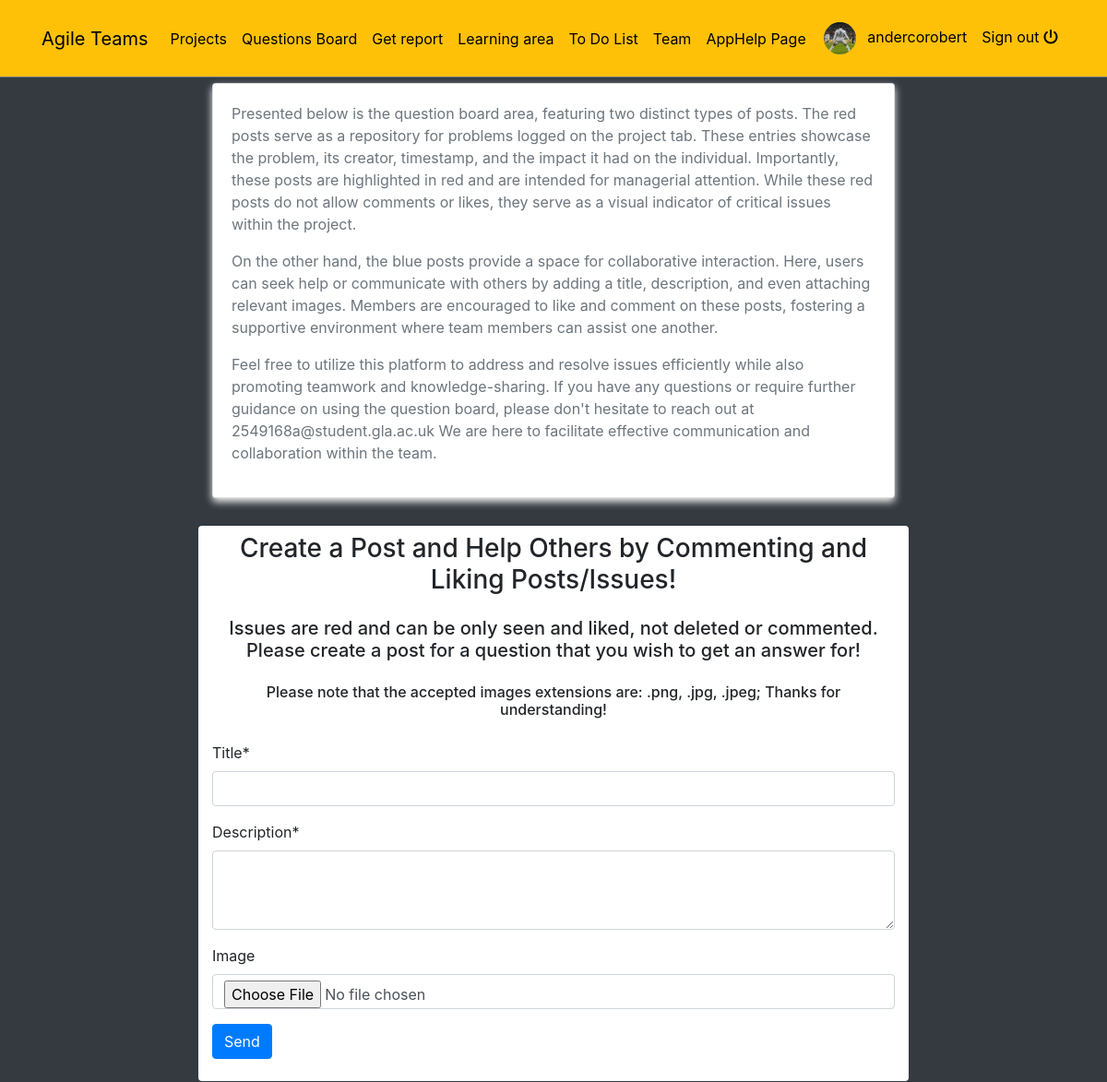
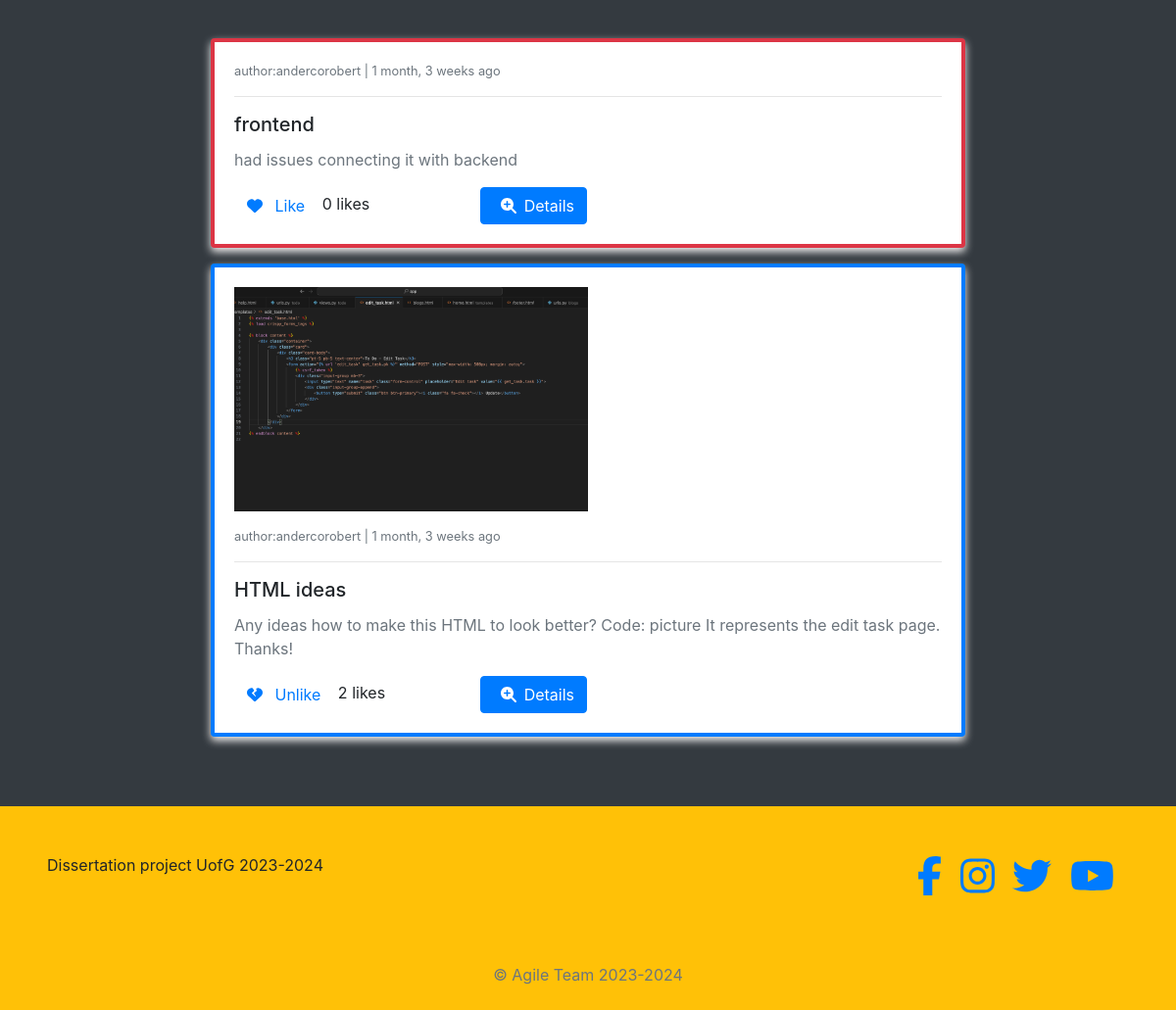
The page /posts/ (signed in) on the database its author committed (2 pictures, top to bottom).
### posts/models.py (models this page shows, shortened)
class Post(models.Model):
    author = models.ForeignKey(Profile, on_delete=models.CASCADE)
    liked = models.ManyToManyField(Profile, related_name="liked", blank=True)
    updated = models.DateTimeField(auto_now=True)
    created = models.DateTimeField(auto_now_add=True)

class ProblemPost(Post):
    report = models.ForeignKey(Report, on_delete=models.CASCADE)
    problem_reported = models.ForeignKey(ProblemReported, on_delete=models.CASCADE)
    objects = PostManager()
    def get_absolute_url(self):
        return reverse("posts:pp-detail", kwargs={"pk1": self.pk, 'pk': self.problem_reported.id})

class Post(models.Model):
    author = models.ForeignKey(Profile, on_delete=models.CASCADE)
    liked = models.ManyToManyField(Profile, related_name="liked", blank=True)
    updated = models.DateTimeField(auto_now=True)
    created = models.DateTimeField(auto_now_add=True)

class GeneralPost(Post):
    title = models.CharField(max_length=200)
    description = models.CharField(max_length=300)
    image = models.ImageField(upload_to=get_upload_path, blank=True, validators=[FileExtensionValidator(['png','jpg', 'jpeg'])])
    def get_absolute_url(self):
        return reverse("posts:gp-detail", kwargs={"pk": self.pk})

### reports/models.py (models this page shows, shortened)
class ProblemReported(models.Model):
    category = models.ForeignKey(Category, on_delete=models.CASCADE)
    description = models.TextField()
    problem_id = models.CharField(max_length=12, unique=True, blank=True, default=random_code)
    breakdown = models.PositiveIntegerField()
    public = models.BooleanField(default=True)
    user = models.ForeignKey(User, on_delete=models.CASCADE)
    report = models.ForeignKey(Report, on_delete=models.CASCADE)
    updated = models.DateTimeField(auto_now=True)
    created = models.DateTimeField(auto_now_add=True)
    objects=ProblemReportedManager()
    class Meta:
        verbose_name = "Problem Reported"
        verbose_name_plural = "Problems Reported"

### categories/models.py (models this page shows)
class Category(models.Model):
    name = models.CharField(max_length=200)
    description = models.TextField(blank=True)
    updated = models.DateTimeField(auto_now=True)
    created = models.DateTimeField(auto_now_add=True)
    def __str__(self):
        return self.name
    class Meta:
        verbose_name = "Category"
        verbose_name_plural = "Categories"

### profiles/models.py (models this page shows)
class Profile(models.Model):
    user = models.OneToOneField(User, on_delete=models.CASCADE)
    bio = models.TextField()
    profile_picture = models.ImageField(upload_to=get_upload_path, default="uploads/profile/img/avatar.png", validators=[FileExtensionValidator(['png','jpg', 'jpeg'])])
    team = models.CharField(max_length=200)
    updated = models.DateTimeField(auto_now=True)
    created = models.DateTimeField(auto_now_add=True)
    def __str__(self):
        return "{}".format(self.user)

### posts/views.py (the view)
# urls.py: path('', PostCreateView.as_view(), name='post-list'),
class PostCreateView(FormUserRequiredMixin, CreateView):
    form_class = PostForm
    template_name = 'posts/board.html'
    success_url = reverse_lazy('posts:post-list')
    def get_context_data(self, **kwargs):
        qs1 = ProblemPost.objects.public_only()
        qs2 = GeneralPost.objects.all()
        qs = sorted(chain(qs1, qs2), reverse=True, key=lambda obj: obj.created)
        context=super().get_context_data(**kwargs)
        context["object_list"]= qs
        return context

### posts/forms.py (shortened to what this page needs)
class PostForm(forms.ModelForm):
    description = forms.CharField(widget=forms.Textarea(attrs={'rows':3}))
    class Meta:
        model = GeneralPost
        fields = ('title', 'description', 'image')

### blogs/context_processors.py (called while the page is built)
def get_categories(request):
    categories = Category.objects.all()
    return dict(categories=categories)

### posts/models.py (called while the page is built)
    def public_only(self):
        return self.filter(problem_reported__public = True)

### profiles/context_processors.py (called while the page is built)
def profile_pic(request):
    if request.user.is_authenticated:
        user = request.user
        try:
            profile_obj = Profile.objects.get(user=user)
            pic = profile_obj.profile_picture
        except Profile.DoesNotExist:
            pic = None
        return {'picture':pic}
    return {}

def get_profile(request):
    if request.user.is_authenticated:
        user = request.user
        try:
            profile_obj = Profile.objects.get(user=user)
        except Profile.DoesNotExist:
            pic = None
        return {'profile':profile_obj}
    return {}

### posts/templates/posts/board.html (shortened to what this page needs)
{% extends 'base.html' %}
{% load crispy_forms_tags %}
{% block content %}
{% if request.user.is_authenticated  %}
<div class="col-8 mx-auto" style="margin-top: 70px;">
    <div class="container">
        <div class="card">
            <div class="card-body">
                <p> Presented below is the question board area, featuring two distinct types of posts. The red posts serve as a repository for problems logged on the project tab. These entries showcase the problem, its creator, timestamp, and the impact it had on the individual. Importantly, these posts are highlighted in red and are intended for managerial attention. While these red posts do not allow comments or likes, they serve as a visual indicator of critical issues within the project.</p>
                <p> On the other hand, the blue posts provide a space for collaborative interaction. Here, users can seek help or communicate with others by adding a title, description, and even attaching relevant images. Members are encouraged to like and comment on these posts, fostering a supportive environment where team members can assist one another.</p>
                <p> Feel free to utilize this platform to address and resolve issues efficiently while also promoting teamwork and knowledge-sharing. If you have any questions or require further guidance on using the question board, please don't hesitate to reach out at 2549168a@student.gla.ac.uk We are here to facilitate effective communication and collaboration within the team.</p>
            </div>
        </div>
    </div>
    <div class ='container bg-white pt-2 pb-4 rounded' style='margin-top: 30px;'>
        <h3 class="text-center mb-4">Create a Post and Help Others by Commenting and Liking Posts/Issues!</h3>
        <h5 class="text-center mb-4">Issues are red and can be only seen and liked, not deleted or commented. Please create a post for a question that you wish to get an answer for!</h5>
        <h6 class="text-center mb-4">Please note that the accepted images extensions are: .png, .jpg, .jpeg; Thanks for understanding!</h6>
        <form action="" method="POST" enctype="multipart/form-data">
            {{form|crispy}}
            <button type="submit" class="btn btn-primary">Send</button>
        </form>
    </div>
    <br>
    {% for obj in object_list %}
        <div class="{% if obj.problem_reported %}border-danger{% else %}border-primary{% endif %} card card-body mt-3" style="border-width: 4px;">
            {% if obj.problem_reported %}
                <small class='text-muted'> author:{{obj.problem_reported.user}} | {{obj.problem_reported.created|timesince}} ago </small>
                <hr>
                <h5 class= 'card-title'> {{obj.problem_reported.category}}</h5>
                <p class='card-text'> {{obj.problem_reported.description}}</p>
            {% else %}
                {% if obj.image %}
                    <div class='mb-3'><img class='w-50' src='{{obj.image.url}}'></div>
                {% endif %}
                <small class='text-muted'> author:{{obj.author}} | {{obj.created|timesince}} ago </small>
                <hr>
                <h5 class='card-title'> {{obj.title}}</h5>
                <p class='card-text'> {{obj.description}}</p>
            {% endif %}
            <form action="{% url "posts:post-like" %}" method='POST'>
                <div class='row'>
                    <div class='col-4'>
                        <button class='btn btn-link' type='submit' style="text-decoration:none">
                        {% if profile not in obj.liked.all%}
                                <i class="fa-solid fa-heart"></i>
                                <span class='ml-2'>Like</span>
                        {% else %}
                                <i class="fa-solid fa-heart-crack"></i>
                                <span class='ml-2'>Unlike</span>
                        {% endif %}
                        </button>
                        <span class="text-black"> {{obj.liked.all.count}} likes </span>
                    </div>
                    <div class='col-4'>
                        <a href='{{obj.get_absolute_url}}' class='btn btn-primary'>
                            <span class='ml-2'><i class="fa-solid fa-magnifying-glass-plus mr-2"></i>Details </span>
                        </a>
                    </div>
                </div>
            </form>
        </div>
    {% endfor %}
{% else %}
    <div class = "text-white text-center h3" style="margin-top: 70px;"> Please log in! </div>
{% endif %}
<div class ="col-6 mx-auto m-10" style="margin-top: 70px;"> </div>
</div>
{% endblock content %}

### templates/navbar.html (shortened to what this page needs)
<!DOCTYPE html>
<html lang="en">
<head>
</head>
<body>
<nav class="navbar navbar-icon-top navbar-expand-lg navbar-dark bg-warning border-bottom border-secondary fixed-top py-3">
    <div class="container">
        <a class="navbar-brand" href="{% url 'help' %}">Agile Teams</a>
        <div class="collapse navbar-collapse" id="navbarSupportedContent">
            <ul class="navbar-nav mr-auto">
                <li class="nav-item">
                    <a class="nav-link" href="{% url "reports:home" %}">Projects</a>
                </li>
                <li class="nav-item">
                    <a class="nav-link" href="{% url "posts:post-list" %}">Questions Board</a>
                </li>
                <li class="nav-item">
                    <a class="nav-link" href="{% url "reports:select-view" %}">Get report</a>
                </li>
                <li class="nav-item">
                    <a class="nav-link" href="{% url 'home' %}">Learning area</a>
                </li>
                <li class="nav-item">
                    <a class="nav-link" href="{% url 'todo' %}">To Do List</a>
                </li>
                <li class="nav-item">
                    <a class="nav-link" href="{% url 'team' %}">Team</a>
                </li>
                <li class="nav-item">
                    <a class="nav-link" href="{% url 'help' %}">AppHelp Page</a>
                </li>
            </ul>
            <ul class='navbar-nav'>
                {% if request.user.is_authenticated %}
                    <li class='nav-item'>
                        <a class='nav-link' href='{% url "profiles:profile-view" %}'>
                            <img src='{{picture.url}}' class='img-avatar' alt='profile picture'>
                            <span class='ml-2'> {{request.user}} </span>
                        </a>
                    </li>
                    <li class="nav-item">
                        <a class="nav-link" href="{% url 'account_logout' %}">
                            Sign out <i class="fas fa-power-off mt-2"></i>
                        </a>
                    </li>
                {% else %}
                    <li class="nav-item">
                        <a class="nav-link" href="{% url 'account_login' %}">
                            Sign in <i class="fa fa-sign-in-alt"></i>
                        </a>
                    </li>
                {% endif %}
            </ul>
        </div>
    </div>
</nav>
</body>
</html>

### static/style.css (style rules this page uses)
.img-avatar { height: 35px; width: 35px; border-radius: 50%; }
body { background-color: orange; }

### static/test.css (style rules this page uses)
body { font-family: 'Arial', sans-serif; background-color: orange; margin: 0; padding: 0; }
.navbar-nav .nav-link { color: black !important; }
.card { box-shadow: 0 4px 8px #f5f3f3; transition: transform 0.3s, box-shadow 0.3s; }
.card-body { padding: 20px; }
p { color: #6c757d; }
.text-center { text-align: center; }

### templates/navbar.html (style rules this page uses)
.navbar-nav .nav-link { color: black !important; }
.navbar-brand { color: black !important; }

### rows shown on the page
ProblemPost: problem_reported.user "andercorobert", problem_reported.created "1 month, 3 weeks", problem_reported.category "frontend", problem_reported.description "had issues connecting it with backend", shows "Like", liked.all.count "0"
GeneralPost: image (picture), author "andercorobert", created "1 month, 3 weeks", title "HTML ideas", description "Any ideas how to make this HTML to look better? Code: picture It represents the edit task page. Thanks!", shows "Unlike", liked.all.count "2"

### other values the page prints
{{ request.user }} "andercorobert"
